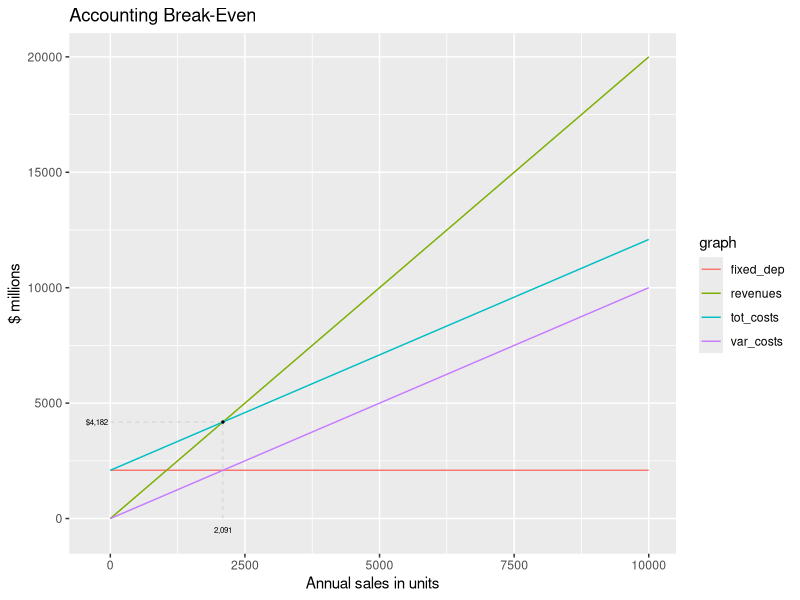
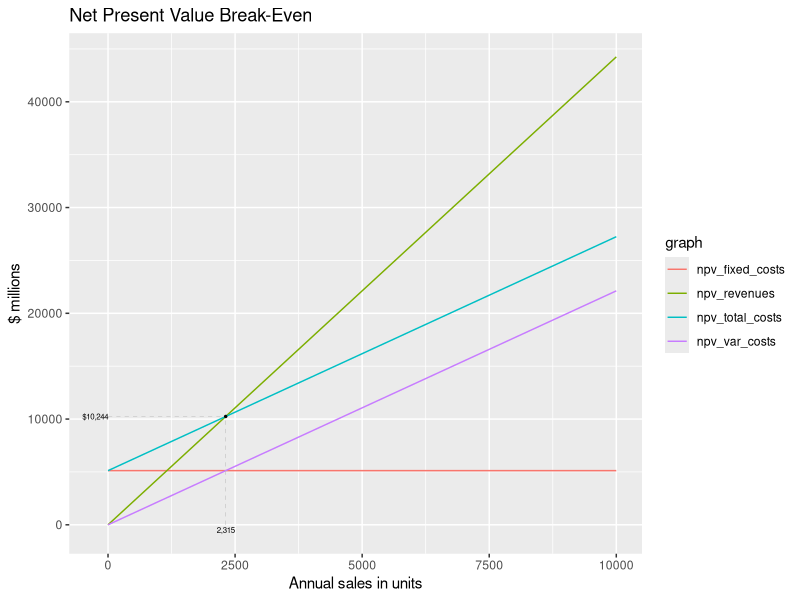

These figures' R source, in order:
suppressMessages({
    library(ggplot2)
    library(tidyr)
})
tax_rate <- .34
discount_rate <- .15
time_span <- 5

pvia <- function(discount_rate, time_span)
    sum((1 + discount_rate)^(-(1:time_span)))

net_present_value <- function(investment, cash_flow, discount_rate, time_span)
    -investment + cash_flow * pvia(discount_rate, time_span)

equivalent_annual_cost <- function(investment, discount_rate, time_span) {
    investment / pvia(discount_rate, time_span)
}

outcome <- function(market_size, market_share, price, variable_cost,
                    fixed_cost, investment, tax_rate=.34,
                    discount_rate = .15, time_span=5) {

    units        <- market_size   * market_share
    revenues     <- price         * units
    var_costs    <- variable_cost * units
    depreciation <- investment/time_span
    pretax       <- revenues - var_costs - fixed_cost - depreciation
    tax          <- pretax * tax_rate
    net_profit   <- pretax - tax
    cash_flow    <- net_profit + depreciation
    npv          <- net_present_value(investment, cash_flow,
                                      discount_rate, time_span)
    list(
        units         = units,
        revenues      = revenues,
        var_costs     = var_costs,
        depreciation  = depreciation,
        pretax        = pretax,
        tax           = -tax,
        net_profit    = net_profit,
        cash_flow     = cash_flow,
        npv           = npv,
        tax_rate      = tax_rate,
        discount_rate = discount_rate,
        time_span     = time_span
    )
}

table_7_2 <- read.csv("Data/table_7_2.csv")
scenarios <- colnames(table_7_2)[-1]
vars <- table_7_2$variable
transpose_7_2 <- sapply(scenarios,
                        function(s) setNames(table_7_2[, s], vars),
                        simplify = FALSE)

base <- as.list(transpose_7_2$base)
market_size <- base$market_size
market_share <- c(0, 1e3, 3e3, 10e3) / market_size
outcomes <- sapply(market_share, function(ms) {
    someList <- modifyList(base, list(
        market_share  = ms,
        tax_rate      = tax_rate,
        discount_rate = discount_rate,
        time_span     = time_span
    ))
    unlist(do.call(outcome, someList))
})

units        <- outcomes["units",]
revenues     <- outcomes["revenues",]/1e6
var_costs    <- outcomes["var_costs",]/1e6
depreciation <- outcomes["depreciation",][1]/1e6
pretax       <- outcomes["pretax",]/1e6
tax          <- outcomes["tax",]/1e6
npv          <- outcomes["npv",]/1e6
price        <- base$price/1e6
var_cost     <- base$variable_cost/1e6
fixed_costs  <- base$fixed_cost/1e6
investment   <- base$investment/1e6
fixed_dep    <- fixed_costs + depreciation
tot_costs    <- var_costs + fixed_dep

profit_at_units <- function(u) {
    market_share <- u / market_size
    someList <- modifyList(base, list(
        market_share  = market_share,
        tax_rate      = tax_rate,
        discount_rate = discount_rate,
        time_span     = time_span
    ))
    as.numeric(unlist(do.call(outcome, someList))['net_profit'])/1e6
}

# break-even units 
expected_beu <- 2091
calculated_beu <- (fixed_dep)/(price - var_cost)
beu <- ceiling(round(uniroot(profit_at_units, interval = c(1e3, 3e3), tol=1e-9)$root, 6))
stopifnot(beu == expected_beu)
stopifnot(beu == calculated_beu)
# break-even dollars
bed <- price * beu

account_plot_data <- data.frame(units, revenues, var_costs, fixed_dep, tot_costs) |>
    pivot_longer(
        cols      = c(revenues, var_costs, fixed_dep, tot_costs),
        names_to  = "graph",
        values_to = "dollars"
    )
accounting_be_plot <- ggplot(account_plot_data,
            aes(x = units, y = dollars, color = graph, group = graph)) +
    geom_line() +
    annotate("segment", x=0, xend=beu, y=bed,
             color="gray", linewidth=.2, linetype="dashed") +
    annotate("segment", x=beu, y=0, yend=bed,
             color="gray", linewidth=.2, linetype="dashed") +
    annotate("point", x=beu, y=bed, color="black", size=.5) +
    annotate("text", x=beu, y=-500,
             label = format(beu, big.mark=','),
             color="black", size=2) +
    annotate("text", x=-250, y=bed,
             label=paste0("$", format(bed, big.mark=',')),
             color="black", size=2) +
    labs(
        title="Accounting Break-Even",
        x="Annual sales in units",
        y="$ millions"
    )
ggsave("07-Chapter/images/account_break_even.png", accounting_be_plot, width = 8,
       height = 4, dpi = 150)

npv_at_units <- function(u) {
    market_share <- u / market_size
    someList <- modifyList(base, list(
        market_share = market_share,
        tax_rate      = tax_rate,
        discount_rate = discount_rate,
        time_span     = time_span
    ))
    as.numeric(unlist(do.call(outcome, someList))['npv'])/1e6
}
npv_var_costs <- var_costs * (1 - tax_rate) * pvia(discount_rate, time_span)
npv_revenues  <- revenues * (1 - tax_rate) * pvia(discount_rate, time_span)
# The npv_beu is higher than the accounting `beu` because we need to take into
#    account the opportunity costs of the initial investment when calculating
#    NPV. Here we use the equivalent_annual_cost function which uses the annuity
#    factor to calculate the opportunity costs at a 15% return on investment for
#    the investment over the time period, instead of just straight depreciation
#    costs which only recovers the $1,500M investment with no accounting for
#    opportunity costs.
# Sell the next unit up from fraction.
npv_beu            <- ceiling(round(uniroot(npv_at_units,
                                            interval = c(1e3, 3e3),
                                            tol=1e-9)$root, 6))
expected_npv_beu   <- 2315
calculated_npv_beu <- ceiling(round((
                equivalent_annual_cost(investment, discount_rate, time_span) +
                fixed_costs * (1 - tax_rate) - depreciation * tax_rate) /
                ((price - var_cost) * (1 - tax_rate)), 6))
stopifnot(npv_beu == expected_npv_beu)
stopifnot(npv_beu == calculated_npv_beu)
npv_bed <- price * (1 - tax_rate) * pvia(discount_rate, time_span) * npv_beu
npv_fixed_costs <- -rep(npv[1], 4)
npv_total_costs <- npv_fixed_costs + npv_var_costs
npv_plot_data <- data.frame(units, npv_revenues, npv_var_costs,
                            npv_fixed_costs, npv_total_costs) |>
    pivot_longer(
        cols      = c(npv_revenues, npv_var_costs, npv_fixed_costs, npv_total_costs),
        names_to  = "graph",
        values_to = "dollars"
    )
npv_be_plot <- ggplot(npv_plot_data,
            aes(x = units, y = dollars, color = graph, group = graph)) +
    geom_line() +
    annotate("segment", x=0, xend=npv_beu, y=npv_bed,
             color="gray", linewidth=.2, linetype="dashed") +
    annotate("segment", x=npv_beu, y=0, yend=npv_bed,
             color="gray", linewidth=.2, linetype="dashed") +
    annotate("point", x=npv_beu, y=npv_bed, color="black", size=.5) +
    annotate("text", x=npv_beu, y=-500,
             label=format(npv_beu, big.mark=','),
             color="black", size=2) +
    annotate("text", x=-250, y=npv_bed,
             label=paste0("$", format(round(npv_bed), big.mark=',')),
             color="black", size=2) +
    labs(
         title="Net Present Value Break-Even",
         x="Annual sales in units",
         y="$ millions"
    )

ggsave("07-Chapter/images/npv_break_even.png", npv_be_plot, width = 8, height = 4, dpi = 150)
